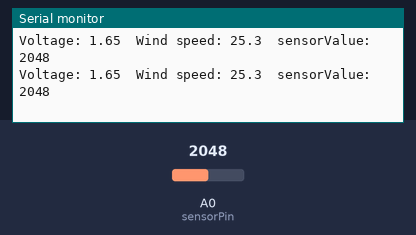
Bench run of a sketch on a simulated Particle Photon. Parts: the last lines printed to the serial monitor. The test bench sets the inputs (shaded band); at power-on: A0 (sensorPin) = 2048.

Above: at 1.8 s.
1.9 s: A0 (sensorPin) set to 2866
At 2.9 s:
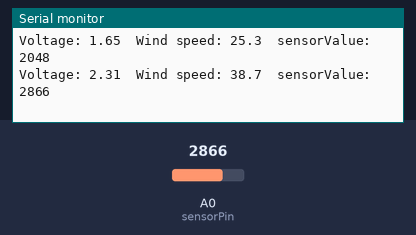
3.4 s: A0 (sensorPin) set to 3603
At 4.8 s:
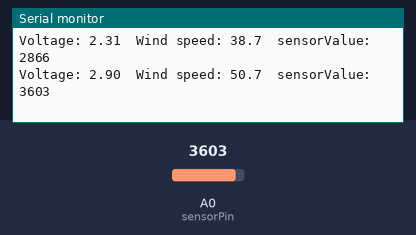
Timing chart, 0 to 6.4 s (numbered marks = the images above; inputs shaded):
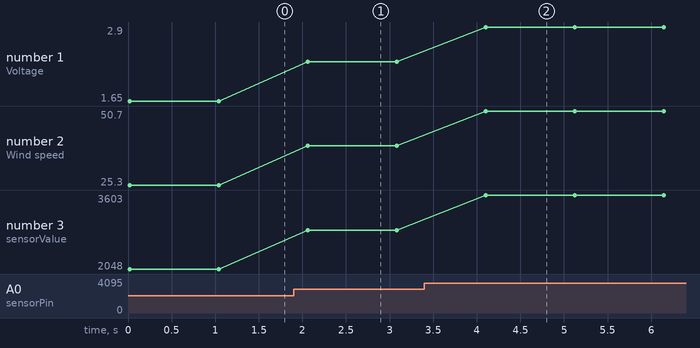

Measured:
- after the input at 1.9 s, the serial monitor: prints a new line after 0.16 s (image 1)
- after the input at 3.4 s, the serial monitor: prints a new line after 0.70 s (image 2)
- plotted number 1: 1.65 → 2.31 after the input at 1.9 s, 2.31 → 2.9 after the input at 3.4 s
- plotted number 2: 25.3 → 38.7 after the input at 1.9 s, 38.7 → 50.7 after the input at 3.4 s
- plotted number 3: 2048 → 2866 after the input at 1.9 s, 2866 → 3603 after the input at 3.4 s

The sketch:

windmeter_electron.ino
```cpp
//Setup Variables

const int sensorPin = A0; //Defines the pin that the anemometer output is connected to
int sensorValue = 0; //Variable stores the value direct from the analog pin
float sensorVoltage = 0; //Variable that stores the voltage (in Volts) from the anemometer being sent to the analog pin
double windSpeed = 0; // Wind speed in meters per second (m/s)

float voltageConversionConstant = .000805860805861; //This constant maps the value provided from the analog read function, which ranges from 0 to 4095, to actual voltage, which ranges from 0V to 3.3V
int sensorDelay = 1000; //Delay between sensor readings, measured in milliseconds (ms)

//Anemometer Technical Variables
//The following variables correspond to the anemometer sold by Adafruit, but could be modified to fit other anemometers.

float voltageMin = .4; // Mininum output voltage from anemometer in mV.
float windSpeedMin = 0; // Wind speed in meters/sec corresponding to minimum voltage

float voltageMax = 2.0; // Maximum output voltage from anemometer in mV.
float windSpeedMax = 32.4; // Wind speed in meters/sec corresponding to maximum voltage


void setup()
{
  Serial.begin(9600);  //Start the serial connection
}


void loop()
{
sensorValue = analogRead(sensorPin); //Get a value between 0 and 4095 from the analog pin connected to the anemometer

sensorVoltage = sensorValue * voltageConversionConstant; //Convert sensor value to actual voltage

//Convert voltage value to wind speed using range of max and min voltages and wind speed for the anemometer
if (sensorVoltage <= voltageMin){
 windSpeed = 0; //Check if voltage is below minimum value. If so, set wind speed to zero.
} else {
  windSpeed = (sensorVoltage - voltageMin) / (voltageMax - voltageMin) * windSpeedMax; //For voltages above minimum value, use the linear relationship to calculate wind speed.
  Particle.publish("e_s", String(windSpeed, 1), 60, PRIVATE);
}

 //Print voltage and windspeed to serial
  Serial.print("Voltage: ");
  Serial.print(sensorVoltage);
  Serial.print("\t");
  Serial.print("Wind speed: ");
  Serial.print(String(windSpeed, 1));
  Serial.print("\t");
  Serial.print("sensorValue: ");
  Serial.println(sensorValue);


 delay(sensorDelay);
}
```
